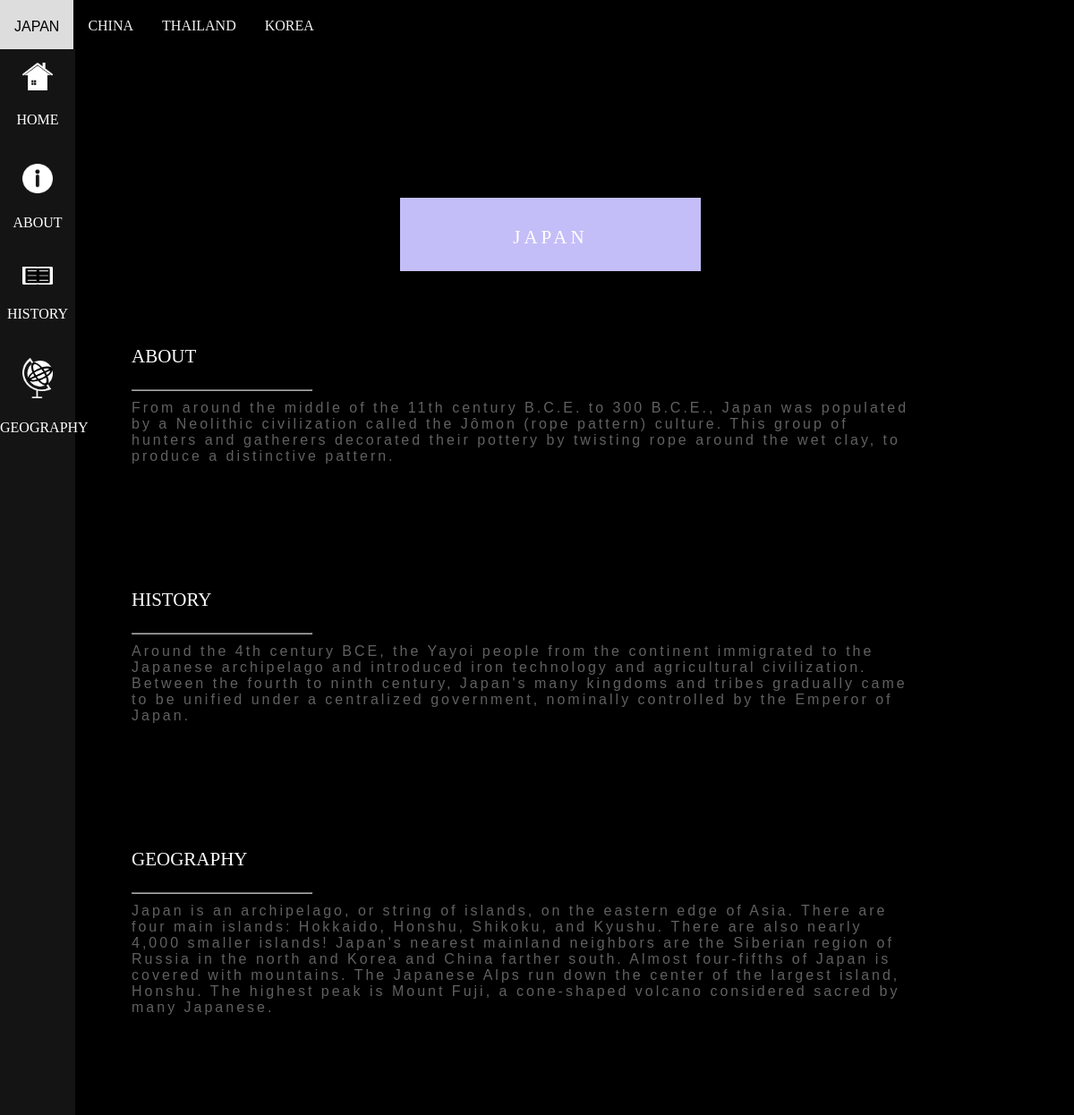
Screenshot of /country/9 with the database file from the repository.
### tables this page shows
CREATE TABLE Country (id INTEGER PRIMARY KEY AUTOINCREMENT NOT NULL, name TEXT NOT NULL, description TEXT NOT NULL, history TEXT, geography TEXT, ethnicityid INTEGER REFERENCES Ethnicity (id), photo STRING);

### main.py (the view)
@app.route('/country/<int:id>')
def country(id):
    con = sql.connect("./historical_architecture.db")
    cur = con.cursor()
    cur.execute("SELECT * FROM Country;")
    rows = cur.fetchall();
    items = (rows[id-1])
    cur.execute("SELECT ethnicityid, id, name FROM Country ORDER BY ethnicityid;")
    row2s = cur.fetchall();
    id = []
    t = None
    for i in row2s:
        if i[0] == t:
            id[-1].append(i)
        else:
            t = i[0]
            id.append([i])
    cur.execute("SELECT building.photo, building.id, building.name FROM country JOIN building ON country.id = building.countryid ORDER BY country.id")
    row3s = cur.fetchall();
    builds = []
    for i in row3s:
        if i[0] == t:
            builds[-1].append(i)
        else:
            t = i[0]
            builds.append([i])
    return render_template('country.html', title = "Country Tab", item = items, id1 = id[0], id2 = id[1], id3 = id[2], id4 = id[3], id5 = id[4], build = builds)

### templates/country.html (shortened to what this page needs)
{% extends 'layout.html' %}
{% block content %}
<div class ='country-side-bar' >
    <a href='\' class= 'country-side'>
        <img src='\static\icon\home.png' alt='home_icon' class='icon'>
        HOME
    </a>
    <a href='#about' class= 'country-side'>
        <img src='\static\icon\about.png' alt='about_icon' class='icon'>
        ABOUT
    </a>
    <a href='#history' class= 'country-side'>
        <img src='\static\icon\history.png' alt='history_icon' class='icon'>
        HISTORY
    </a>
    <a href='#geography' class= 'country-side'>
        <img src='\static\icon\geography.png' alt='geography_icon' class='icon'>
        GEOGRAPHY
    </a>
</div>
<embed class= 'top-picture' src= "{{item[6]}}">
<div class='align-top'>
    <div class='title'>
        {{item[1]}}
    </div>
</div>
<div class='country-body'>
    <br id = 'about'>
    <br>
    <div class='body-title'>
        about
    </div>
    <hr style='width:200px' class ='line' >
    <div class='country-text'>
        {{item[2]}}
    </div>
    <br id = 'history'>
    <br>
    <div class='body-title'>
        history
    </div>
    <hr style='width:200px' class ='line'>
    <div class='country-text'>
        {{item[3]}}
    </div>
    <br id='geography'>
    <br>
    <div class='body-title'>
        geography
    </div>
    <hr style='width:200px' class ='line'>
    <div class='country-text'>
        {{item[4]}}
    </div>
</div>
<div class= 'parent-link-building'>
</div>
{% endblock %}

### templates/nav.html (shortened to what this page needs)
{% if request.path == '/country/9' or request.path == '/country/10' or request.path == '/country/15' or request.path == '/country/16' %}
<div class='topnav'>
    {% for item in id4 %}
    <a href="/country/{{item[1]}}" class='button'>{{item[2]}}</a>
    {% endfor %}
</div>
{% endif %}

### static/css/style.css (style rules this page uses)
.topnav { background-color: black; overflow:hidden; position: fixed; width: 100%; z-index: 50; }
.button { float: left; color: #f2f2f2; text-align: center; padding: 14px 16px; text-decoration: none; font-size: 23px; font-variant-caps: all-petite-caps; }
body { margin:0; background-color: black; }
.title { padding:24px 48px; color:#fff; background-color:#C3BEF7; font-size:30px; letter-spacing:4px; border-style: solid; border-color: black; font-variant-caps: all-petite-caps; width: 100%; text-align: center; }
.body-title { color: white; padding-top:15px; padding-bottom: 15px; font-size: 30px; font-variant-caps: all-petite-caps; }
.top-picture { width: 100%; object-fit: cover; height: 30vh; object-position: 0% 40%; }
.align-top { position: absolute; top:18%; left:47%; transform:translate(-50%,-50%); width: 20vw; align-items: center; }
.country-side-bar { width:7%; background-color:rgb(20, 20, 20); margin:0; position: fixed; height: 100%; margin-top: 5vh; }
.country-side { width: 100%; height: auto; float: left; text-align: center; padding-top: 10px; padding-bottom: 10px; color:white; text-decoration: none; }
.icon { width: 40%; padding:20px; }
.country-body { margin-left: 10%; border-style: solid; background-color: black; margin-right: 15vw; padding-top: 10vh; background-attachment: fixed; padding-left: 2vw; }
.line { float: left; opacity: 70%; }
.country-text { font-family: Verdana, Geneva, Tahoma, sans-serif; padding-top:20px; padding-bottom: 20px; color: silver; text-align: left; opacity: 50%; padding-bottom: 10vh; letter-spacing: 3px; }
.parent-link-building { display:flex; margin-left :10%; height: 20vw; }

### rows the page displays
Country: name "japan", description "From around the middle of the 11th century B.C.E. to 300 B.C.E., Japan was populated by a Neolithic civilization called the Jômon (rope pattern) culture. This group of hunters and gatherers decorated their pottery by twisting rope around the wet clay, to produce a distinctive pattern.", history "Around the 4th century BCE, the Yayoi people from the continent immigrated to the Japanese archipelago and introduced iron technology and agricultural civilization. Between the fourth to ninth century, Japan's many kingdoms and tribes gradually came to be unified under a centralized government, nominally controlled by the Emperor of Japan.", geography "Japan is an archipelago, or string of islands, on the eastern edge of Asia. There are four main islands: Hokkaido, Honshu, Shikoku, and Kyushu. There are also nearly 4,000 smaller islands! Japan's nearest mainland neighbors are the Siberian region of Russia in the north and Korea and China farther south. Almost four-fifths of Japan is covered with mountains. The Japanese Alps run down the center of the largest island, Honshu. The highest peak is Mount Fuji, a cone-shaped volcano considered sacred by many Japanese."
Country: name "china"
Country: name "thailand"
Country: name "korea"
